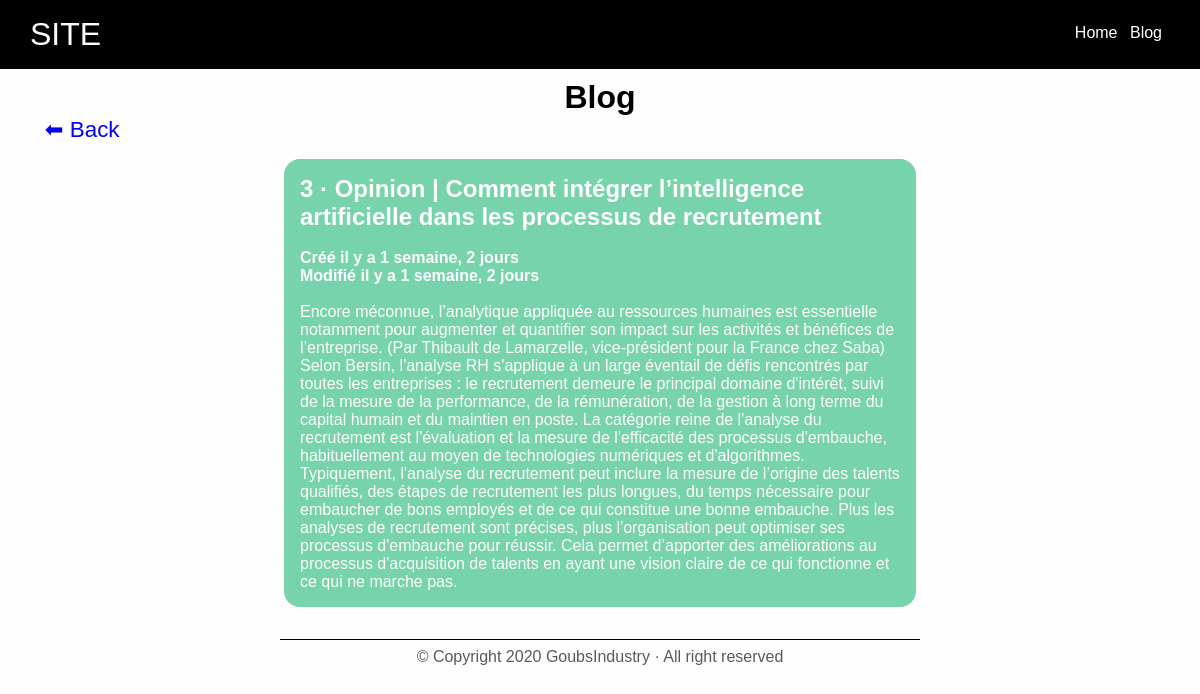
Screenshot of /blog/posts/3 with the database file from the repository.
### blog/models.py (models this page shows)
class Posts(models.Model):
    title=models.CharField(max_length=255)
    body=models.TextField()
    created_at=models.DateTimeField(auto_now_add=True)
    Modified_at=models.DateTimeField(auto_now=True)

### blog/views.py (the view)
# urls.py: path('posts/<int:id>', views.show,name='show'),
def show(request,id):
    try:
        post=Posts.objects.get(pk=id)
    except:
        raise Http404("désole cet article n'existe pas !")
    return render(request,"blog/pages/show.html", {'post':post} )

### blog/Templates/blog/pages/show.html
{% extends 'blog/layouts/base.html'%}
{%block blog_content%}
<a class="back" href="{%url 'blog:index'%}"> ⬅ Back</a>
<article>
    <h1>{{post.id}} &middot; {{post.title}}</h1>
    <br>
    <h4>Créé il y a <time datetime="{{post.created_at|date:'Y-m-d'}}">{{post.created_at|timesince}}</time> </h3>
    <h4>Modifié il y a <time datetime="{{post.Modified_at|date:'Y-m-d'}}">{{post.Modified_at|timesince}}</time></h4>
    <br>
    <p>{{post.body}}</p>
 </article>
 {%endblock%}

### static/css/styles.css (style rules this page uses)
body { font-family: Helvetica; background-color:#fefefe }
* { margin: 0; padding: 0; }

### blog/static/blog/css/styles.css (style rules this page uses)
article { background-color:rgb(118, 211, 172); padding: 1em; margin: 1em auto; width:50%; border-radius: 1em; color: #fefefe; }
.back { text-decoration: none; padding: 2em; font-size: 1.4em; }

### rows the page displays
Posts: id "3", title "Opinion | Comment intégrer l’intelligence artificielle dans les processus de recrutement", created_at "1 semaine, 2 jours", Modified_at "1 semaine, 2 jours", body "Encore méconnue, l’analytique appliquée au ressources humaines est essentielle notamment pour augmenter et quantifier son impact sur les activités et bénéfices de l’entreprise. (Par Thibault de Lamarzelle, vice-président pour la France chez Saba) Selon Bersin, l'analyse RH s'applique à un large éventail de défis rencontrés par toutes les entreprises : le recrutement demeure le principal domaine d'intérêt, suivi de la mesure de la performance, de la rémunération, de la gestion à long terme du capital humain et du maintien en poste. La catégorie reine de l'analyse du recrutement est l'évaluation et la mesure de l'efficacité des processus d'embauche, habituellement au moyen de technologies…"
